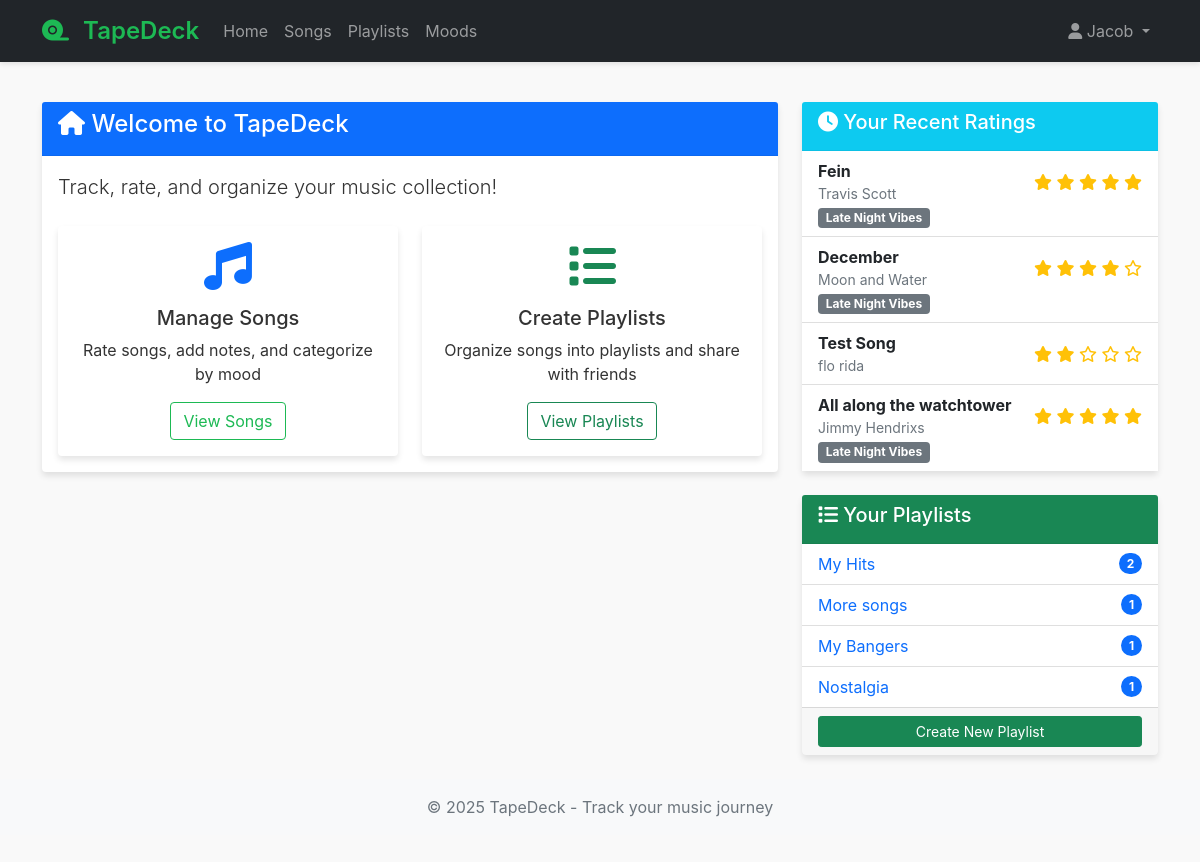
Page / (signed in) on the earlier database version.
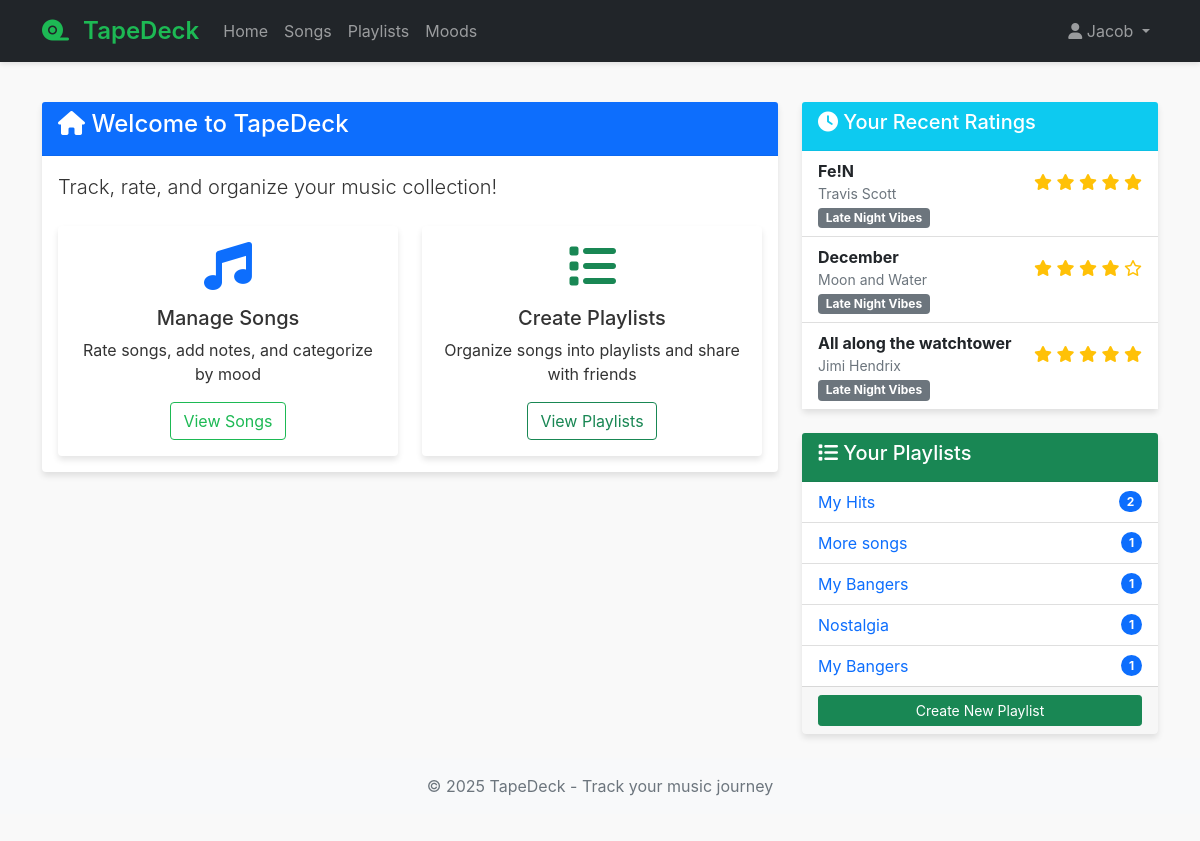
Same page on the later database version.
### models.py (models this page shows)
class SongRating(db.Model):
    __tablename__ = 'song_rating'
    rating_id = db.Column(db.Integer, primary_key=True)
    user_id = db.Column(db.Integer, db.ForeignKey('user.user_id'), nullable=False)
    song_id = db.Column(db.Integer, db.ForeignKey('song.song_id'), nullable=False)
    rating = db.Column(db.Float, nullable=False)
    mood_id = db.Column(db.Integer, db.ForeignKey('mood.mood_id'))
    notes = db.Column(db.Text)  # Added for note-taking requirement
    created_at = db.Column(db.DateTime, default=datetime.utcnow)
    updated_at = db.Column(db.DateTime, default=datetime.utcnow, onupdate=datetime.utcnow)

class Song(db.Model):
    __tablename__ = 'song'
    song_id = db.Column(db.Integer, primary_key=True)
    song_name = db.Column(db.String(100), nullable=False)
    release_date = db.Column(db.String(20))
    album_id = db.Column(db.Integer, db.ForeignKey('album.album_id'))
    artist_id = db.Column(db.Integer, db.ForeignKey('artist.artist_id'), nullable=False)
    genre = db.Column(db.String(50))  # Added genre for filtering requirement
    ratings = db.relationship('SongRating', backref='song', lazy=True)
    playlists = db.relationship('Playlist', secondary=playlist_songs, backref=db.backref('songs', lazy='dynamic'))

class Artist(db.Model):
    __tablename__ = 'artist'
    artist_id = db.Column(db.Integer, primary_key=True)
    artist_name = db.Column(db.String(100), nullable=False)
    songs = db.relationship('Song', backref='artist', lazy=True)

class Mood(db.Model):
    __tablename__ = 'mood'
    mood_id = db.Column(db.Integer, primary_key=True)
    mood = db.Column(db.String(50), nullable=False)
    user_id = db.Column(db.Integer, db.ForeignKey('user.user_id'))  # Added for custom moods per user
    ratings = db.relationship('SongRating', backref='mood', lazy=True)

class Playlist(db.Model):
    __tablename__ = 'playlist'
    playlist_id = db.Column(db.Integer, primary_key=True)
    playlist_name = db.Column(db.String(100), nullable=False)
    created_by = db.Column(db.Integer, db.ForeignKey('user.user_id'), nullable=False)
    created_at = db.Column(db.DateTime, default=datetime.utcnow)
    creator = db.relationship('User', foreign_keys=[created_by])

### routes.py (the view)
@bp.route('/')
@login_required
def home():
    recent_ratings = SongRating.query.filter_by(user_id=current_user.user_id).order_by(SongRating.updated_at.desc()).limit(5).all()
    playlists = Playlist.query.join(playlist_manager).filter(
        playlist_manager.c.user_id == current_user.user_id
    ).all()
    return render_template('home.html', recent_ratings=recent_ratings, playlists=playlists)

### app.py (called while the page is built)
def create_app(config_class=Config):
    app = Flask(__name__)
    app.config.from_object(config_class)
    app.jinja_env.globals.update(enumerate=enumerate)
    db.init_app(app)
    login_manager = LoginManager()
    login_manager.login_view = 'routes.login'
    login_manager.login_message_category = 'info'
    login_manager.init_app(app)
    @login_manager.user_loader
    def load_user(user_id):
        return User.query.get(int(user_id))
    app.register_blueprint(routes_bp)
    with app.app_context():
        db.create_all()
    return app

### templates/home.html (shortened to what the changed rows need)
{% extends "base.html" %}
{% block content %}
<div class="row">
    <div class="col-md-4">
        <div class="card mb-4">
            <div class="card-body p-0">
                {% if recent_ratings %}
                    <ul class="list-group list-group-flush">
                        {% for rating in recent_ratings %}
                            <li class="list-group-item">
                                <div class="d-flex justify-content-between align-items-center">
                                    <div>
                                        <strong>{{ rating.song.song_name }}</strong>
                                        <div class="text-muted small">{{ rating.song.artist.artist_name }}</div>
                                    </div>
                                    <div class="text-warning">
                                        {% for i in range(5) %}
                                            {% if i < rating.rating|int %}
                                                <i class="fas fa-star"></i>
                                            {% elif i < rating.rating and i >= rating.rating|int %}
                                                <i class="fas fa-star-half-alt"></i>
                                            {% else %}
                                                <i class="far fa-star"></i>
                                            {% endif %}
                                        {% endfor %}
                                    </div>
                                </div>
                                {% if rating.mood %}
                                    <span class="badge bg-secondary">{{ rating.mood.mood }}</span>
                                {% endif %}
                            </li>
                        {% endfor %}
                    </ul>
                {% else %}
                    <div class="text-center p-4">
                        <p class="text-muted">You haven't rated any songs yet.</p>
                        <a href="{{ url_for('routes.songs') }}" class="btn btn-sm btn-primary">Start Rating</a>
                    </div>
                {% endif %}
            </div>
        </div>
        <div class="card">
            <div class="card-body p-0">
                {% if playlists %}
                    <ul class="list-group list-group-flush">
                        {% for playlist in playlists %}
                            <li class="list-group-item">
                                <a href="{{ url_for('routes.view_playlist', playlist_id=playlist.playlist_id) }}" class="d-flex justify-content-between align-items-center text-decoration-none">
                                    <span>{{ playlist.playlist_name }}</span>
                                    <span class="badge bg-primary rounded-pill">{{ playlist.songs.count() }}</span>
                                </a>
                            </li>
                        {% endfor %}
                    </ul>
                {% else %}
                    <div class="text-center p-4">
                        <p class="text-muted">You don't have any playlists yet.</p>
                        <a href="{{ url_for('routes.create_playlist') }}" class="btn btn-sm btn-success">Create Playlist</a>
                    </div>
                {% endif %}
            </div>
        </div>
    </div>
</div>
{% endblock %}

Differences in the rows shown:
removed SongRating: song.song_name "Test Song", song.artist.artist_name "flo rida", rating 2 (drawn)
changed through a linked row, SongRating "Travis Scott": song.song_name "Fein" → "Fe!N"
changed through a linked row, SongRating "All along the watchtower": song.artist.artist_name "Jimmy Hendrixs" → "Jimi Hendrix"
added Playlist: playlist_name "My Bangers", songs.count "1"
